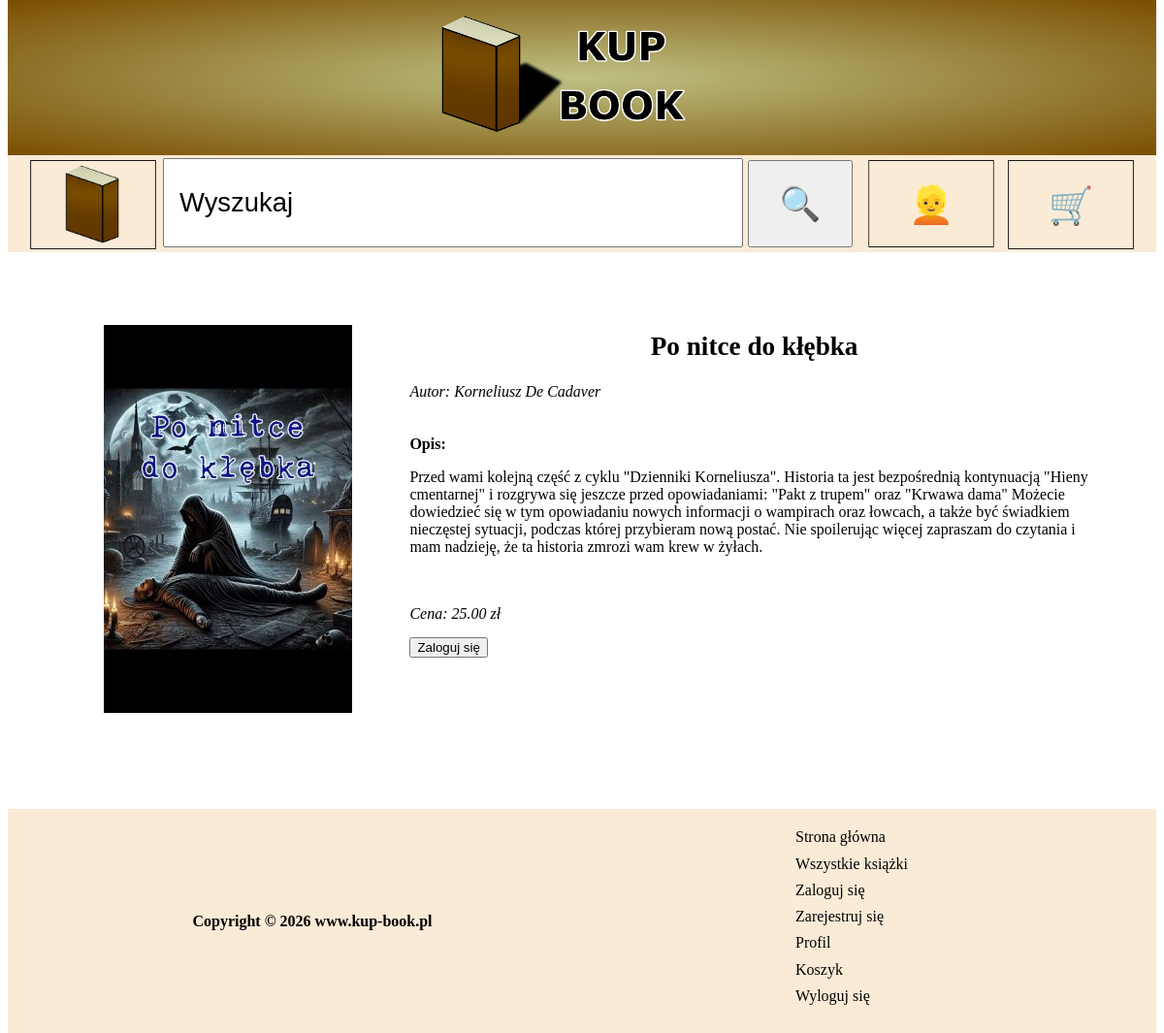
Page /book/?book_name=4 on the committed database.
### tables this page shows
CREATE TABLE `books` (
  `id` int(11) NOT NULL,
  `title` varchar(100) NOT NULL,
  `author` varchar(100) DEFAULT NULL,
  `description` text DEFAULT NULL,
  `price` decimal(5,2) NOT NULL,
  `file_path` text NOT NULL,
  `cover` varchar(1000) NOT NULL
);

### book/index.php (the view, shortened to what this page needs)
<?php
    $connection = mysqli_connect("127.0.0.1","root","");
    mysqli_select_db($connection,"kup_book");
?>
<!DOCTYPE html>
<html lang="pl">
<head>
    <link rel="stylesheet" href="/bookshop/style/style.css">
</head>
<body>
    <?php
        require ($_SERVER['DOCUMENT_ROOT']."/bookshop/components/header.php");
    ?>
    <?php
        require ($_SERVER['DOCUMENT_ROOT']."/bookshop/components/nav.php");
    ?>
    <?php
        $id = $_GET['book_name'];
        $data = mysqli_fetch_array(mysqli_query($connection,"SELECT title, author, description, price, cover FROM books WHERE id = $id;"));
    ?>
    <main id="the_book">
        <figure>
            <?php
                echo ("<img src='$data[cover]' alt='$data[title]'>");
            ?>
        </figure>
        <div>
            <?php
                echo ("<header><h2>$data[title]</h2></header>");
                echo ("<em>Autor: $data[author]</em>");
            ?>
            <strong>Opis:</strong>
            <?php
                echo ("<p>$data[description]</p>");
                echo ("<em>Cena: $data[price] zł</em>");
                if (isset($_SESSION["log"])) {
                    echo ("<form>");
                    echo ("<button type='submit' name='add_to_cart' class='book_site' value='$id'>Dodaj do koszyka</button>");
                    echo ("</form>");
                } else {
                    echo ("<form action='/bookshop/login'>");
                    echo ("<input type='submit' class='book_site' value='Zaloguj się'>");
                    echo ("</form>");
                }
            ?>
        </div>
    </main>
    <?php
        require ($_SERVER['DOCUMENT_ROOT']."/bookshop/components/footer.php");
    ?>
</body>
</html>

### style/style.css (style rules this page uses)
body { top: -8px; position: relative; }
h2 { text-align: center; font-size: 180%; }
#the_book { margin: 0 auto; padding: 5% 5% 5% 5%; box-sizing: border-box; display: grid; }
#the_book strong { display: block; padding-top: 5%; }
#the_book p { padding-bottom: 5%; }
#the_book input, #the_book button { margin: 2% 0 2% 0; }
#the_book > div h2 { font-size: 170%; }
#the_book em { display: block; }
@media only screen and (min-width: 601px) { #the_book { max-width: 1200px; grid-template-columns: 1fr 2fr; } }

### rows in the picture
books: cover (picture), title "Po nitce do kłębka", author "Korneliusz De Cadaver", description "Przed wami kolejną część z cyklu \"Dzienniki Korneliusza\". Historia ta jest bezpośrednią kontynuacją \"Hieny cmentarnej\" i rozgrywa się jeszcze przed opowiadaniami: \"Pakt z trupem\" oraz \"Krwawa dama\" Możecie dowiedzieć się w tym opowiadaniu nowych informacji o wampirach oraz łowcach, a także być świadkiem nieczęstej sytuacji, podczas której przybieram nową postać. Nie spoilerując więcej zapraszam do czytania i mam nadzieję, że ta historia zmrozi wam krew w żyłach.", price "25.00"
